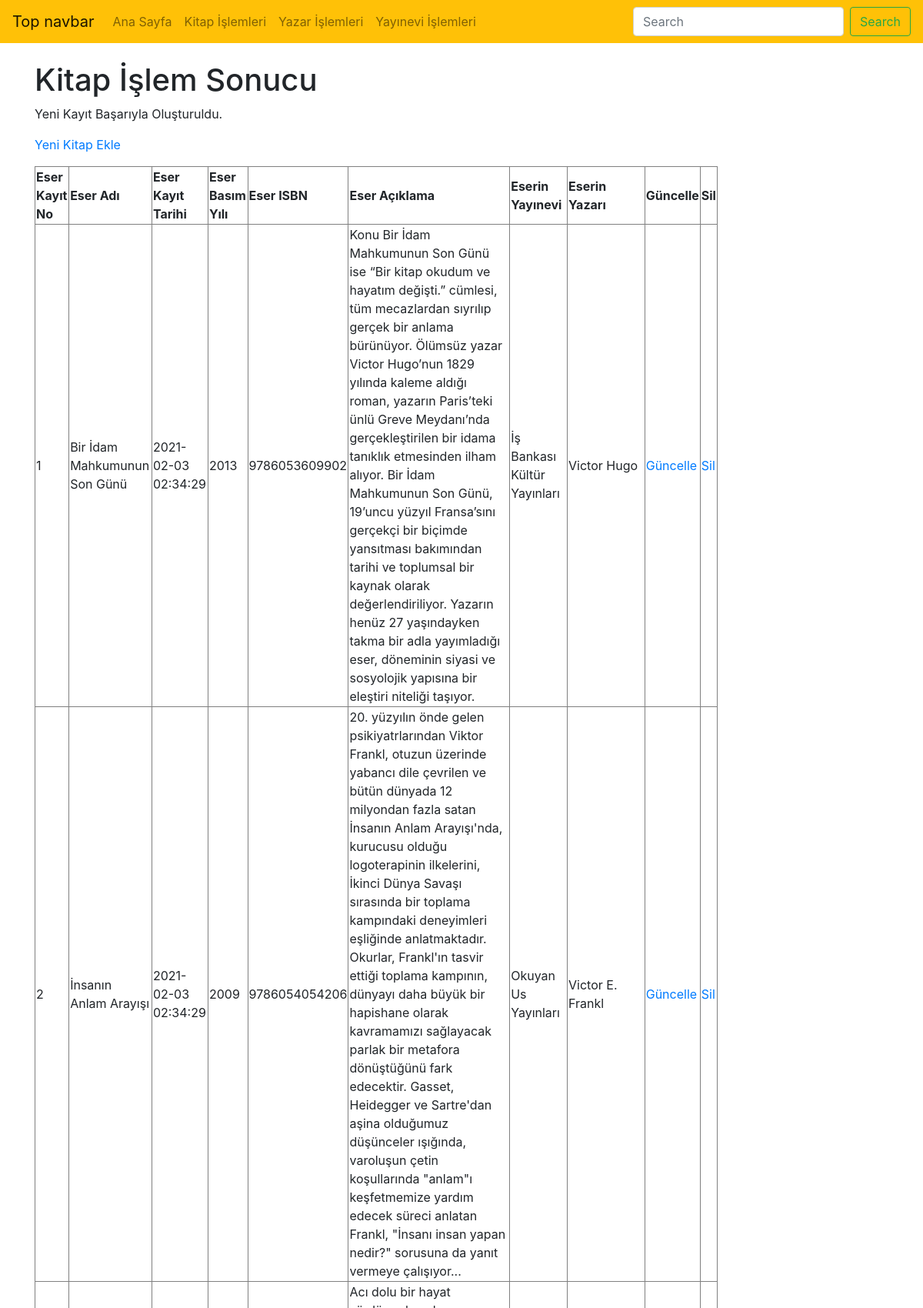
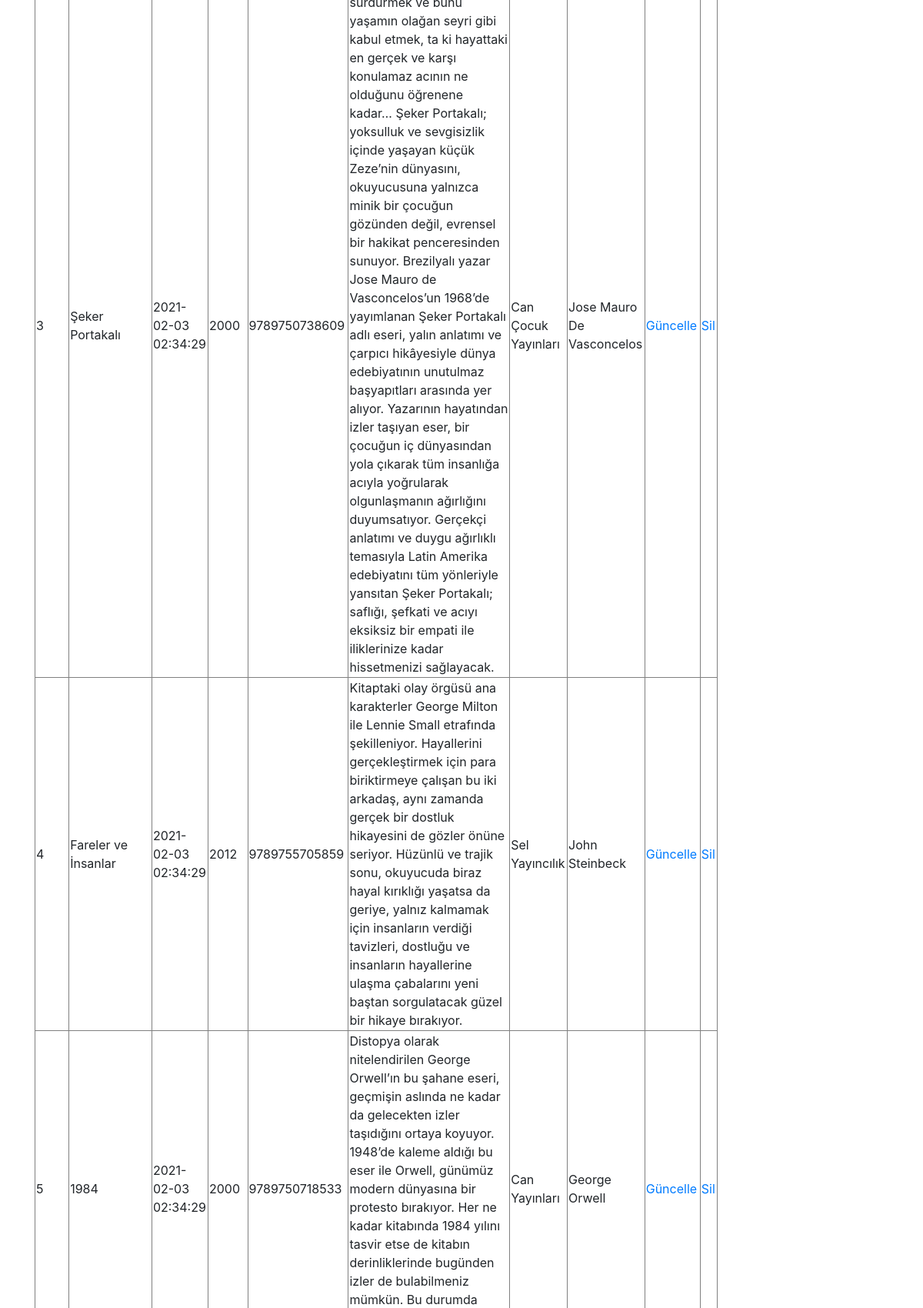
The page /sabinaamrahova_final/kitap_eklendi.php (upper part) on the database its author committed (2 pictures, top to bottom).
### tables this page shows
CREATE TABLE `kitap` (
  `eserKayitNo` int(11) NOT NULL COMMENT 'Eserin Kayıt Numarası',
  `eserKayitTarihi` timestamp NOT NULL DEFAULT current_timestamp() ON UPDATE current_timestamp() COMMENT 'Eserin Kayıt Tarihi',
  `eserAdi` varchar(200) NOT NULL COMMENT 'Eserin Adı',
  `eserBasimYili` year(4) NOT NULL COMMENT 'Eserin Basıldığı Yıl',
  `eserISBN` bigint(11) NOT NULL COMMENT 'Eserin ISBN Bilgisi',
  `yazarNo` int(11) NOT NULL COMMENT 'Yazar Numarası',
  `yayineviNo` int(11) NOT NULL COMMENT 'Yayınevi Numarası',
  `eserAciklama` text NOT NULL COMMENT 'Eserin Açıklaması'
);

CREATE TABLE `yayinevi` (
  `yayineviNo` int(11) NOT NULL COMMENT 'Yayınevi Numarası',
  `yayineviKayitTarihi` timestamp NOT NULL DEFAULT current_timestamp() ON UPDATE current_timestamp() COMMENT 'Yayınevi Kayıt Tarihi',
  `yayineviAdi` varchar(200) NOT NULL COMMENT 'Yayınevinin Adı',
  `yayineviURL` varchar(200) NOT NULL COMMENT 'Yayınevi Web Adresi'
);

### sabinaamrahova_final/kitap_eklendi.php (the view, shortened to what this page needs)
<?php
    require_once("baglanti.php");
    $eserAdi =       mysqli_real_escape_string($baglanti, $_POST['eserAdi']);
    $eserBasimYili = mysqli_real_escape_string($baglanti, $_POST['eserBasimYili']);
    $eserISBN =      mysqli_real_escape_string($baglanti, $_POST['eserISBN']);
    $eserAciklama =  mysqli_real_escape_string($baglanti, $_POST['eserAciklama']);
    $yayineviAdi =    mysqli_real_escape_string($baglanti, $_POST['yayinevi']);
    $AdSoyad =       mysqli_real_escape_string($baglanti, $_POST['yazar']);
    $sorgu = "INSERT INTO kitap (eserAdi, eserBasimYili, eserISBN, eserAciklama, yayineviNo, yazarNo)
            VALUES ('$eserAdi', '$eserBasimYili', '$eserISBN', '$eserAciklama', '$yayineviAdi', '$AdSoyad')";
    if (mysqli_query($baglanti, $sorgu)) {
        $islemSonuc = "Yeni Kayıt Başarıyla Oluşturuldu.";
    } else {
        $islemSonuc = "Hata: " . $sorgu . "<br>" . mysqli_error($baglanti);
    }
    $sorgu2 = mysqli_query($baglanti, "SELECT K.eserKayitNo, K.eserAdi, K.eserKayitTarihi, K.eserBasimYili, K.eserISBN,                                                  k.eserAciklama, Y.yayineviAdi, CONCAT (YZ.yazarAdi, ' ', YZ.yazarSoyadi) AS AdSoyad
                                       FROM kitap K, yayinevi Y, yazar YZ
                                       WHERE K.yayineviNo = Y.yayineviNo AND K.yazarNo = YZ.yazarNo");
?>
<!DOCTYPE html>
<html lang="tr"><head><meta http-equiv="Content-Type" content="text/html; charset=UTF-8">
<link href="bootstrap.min.css" rel="stylesheet">
    <link href="./katalog_files/navbar-top.css" rel="stylesheet">
  </head>
  <body>
    <nav class="navbar navbar-expand-md navbar-light bg-warning mb-4">
  <a class="navbar-brand" href="https://getbootstrap.com/docs/4.4/examples/navbar-static/#">Top navbar</a>
  <div class="collapse navbar-collapse" id="navbarCollapse">
    <ul class="navbar-nav mr-auto">
      <li class="nav-item">
        <a class="nav-link" href="index.php">Ana Sayfa </a>
      </li>
      <li class="nav-item">
        <a class="nav-link" href="kitap.php">Kitap İşlemleri</a>
      </li>
      <li class="nav-item">
        <a class="nav-link" href="yazar.php">Yazar İşlemleri</a>
      </li>
      <li class="nav-item">
        <a class="nav-link" href="yayinevi.php">Yayınevi İşlemleri</a>
      </li>
    </ul>
    <form class="form-inline mt-2 mt-md-0">
      <input class="form-control mr-sm-2" type="text" placeholder="Search" aria-label="Search">
      <button class="btn btn-outline-success my-2 my-sm-0" type="submit">Search</button>
    </form>
  </div>
</nav>
<main role="main" class="container">
<h1>Kitap İşlem Sonucu</h1>
<p><?php echo $islemSonuc; ?></p>
<p><a href="kitap_ekle.php">Yeni Kitap Ekle</a></p>
<?php
echo("<table border=1 width=80%>");
    echo("<tr>");
    echo("<td><b>Eser Kayıt No</b></td>");
    echo("<td><b>Eser Adı</b></td>");
    echo("<td><b>Eser Kayıt Tarihi</b></td>");
    echo("<td><b>Eser Basım Yılı</b></td>");
    echo("<td><b>Eser ISBN</b></td>");
    echo("<td><b>Eser Açıklama</b></td>");
    echo("<td><b>Eserin Yayınevi</b></td>");
    echo("<td><b>Eserin Yazarı</b></td>");
    echo("<td><b>Güncelle</b></td>");
    echo("<td><b>Sil</b></td>");
    echo("</tr>");
while($satir = mysqli_fetch_assoc($sorgu2)){
    echo("<tr>");
    echo("<td>".$satir["eserKayitNo"]."</td>");
    echo("<td>".$satir["eserAdi"]."</td>");
    echo("<td>".$satir["eserKayitTarihi"]."</td>");
    echo("<td>".$satir["eserBasimYili"]."</td>");
    echo("<td>".$satir["eserISBN"]."</td>");
    echo("<td>".$satir["eserAciklama"]."</td>");
    echo("<td>".$satir["yayineviAdi"]."</td>");
    echo("<td>".$satir["AdSoyad"]."</td>");
    echo("<td><a href='guncel_kitap.php?eserKayitNo=".$satir["eserKayitNo"]."'>Güncelle</a></td>");
    echo("<td><a href='sil_kitap.php?eserKayitNo=".$satir["eserKayitNo"]."'>Sil</a></td>");
    echo("</tr>");
            }
echo("</table>");
?>
</main>
</body></html>

### sabinaamrahova_final/navbar-top.css (style rules this page uses)
body { min-height: 75rem; }

### rows shown on the page
kitap: eserKayitNo "1", eserAdi "Bir İdam Mahkumunun Son Günü", eserKayitTarihi "2021-02-03 02:34:29", eserBasimYili "2013", eserISBN "9786053609902", eserAciklama "Konu Bir İdam Mahkumunun Son Günü ise “Bir kitap okudum ve hayatım değişti.” cümlesi, tüm mecazlardan sıyrılıp gerçek bir anlama bürünüyor. Ölümsüz yazar Victor Hugo’nun 1829 yılında kaleme aldığı roman, yazarın Paris’teki ünlü Greve Meydanı’nda gerçekleştirilen bir idama tanıklık etmesinden ilham alıyor. Bir İdam Mahkumunun Son Günü, 19’uncu yüzyıl Fransa’sını gerçekçi bir biçimde yansıtması bakımından tarihi ve toplumsal bir kaynak olarak değerlendiriliyor. Yazarın henüz 27 yaşındayken takma bir adla yayımladığı eser, döneminin siyasi ve sosyolojik yapısına bir eleştiri niteliği taşıyor.", yayinevi.yayineviAdi "İş Bankası Kültür Yayınları", AdSoyad "Victor Hugo"
kitap: eserKayitNo "2", eserAdi "İnsanın Anlam Arayışı", eserKayitTarihi "2021-02-03 02:34:29", eserBasimYili "2009", eserISBN "9786054054206", eserAciklama "20. yüzyılın önde gelen psikiyatrlarından Viktor Frankl, otuzun üzerinde yabancı dile çevrilen ve bütün dünyada 12 milyondan fazla satan İnsanın Anlam Arayışı'nda, kurucusu olduğu logoterapinin ilkelerini, İkinci Dünya Savaşı sırasında bir toplama kampındaki deneyimleri eşliğinde anlatmaktadır. Okurlar, Frankl'ın tasvir ettiği toplama kampının, dünyayı daha büyük bir hapishane olarak kavramamızı sağlayacak parlak bir metafora dönüştüğünü fark edecektir. Gasset, Heidegger ve Sartre'dan aşina olduğumuz düşünceler ışığında, varoluşun çetin koşullarında \"anlam\"ı keşfetmemize yardım edecek süreci anlatan Frankl, \"İnsanı insan yapan nedir?\" sorusuna da yanıt vermeye çalışıyor...", yayinevi.yayineviAdi "Okuyan Us Yayınları", AdSoyad "Victor E. Frankl"
kitap: eserKayitNo "3", eserAdi "Şeker Portakalı", eserKayitTarihi "2021-02-03 02:34:29", eserBasimYili "2000", eserISBN "9789750738609", eserAciklama "Acı dolu bir hayat sürdürmek ve bunu yaşamın olağan seyri gibi kabul etmek, ta ki hayattaki en gerçek ve karşı konulamaz acının ne olduğunu öğrenene kadar… Şeker Portakalı; yoksulluk ve sevgisizlik içinde yaşayan küçük Zeze’nin dünyasını, okuyucusuna yalnızca minik bir çocuğun gözünden değil, evrensel bir hakikat penceresinden sunuyor. Brezilyalı yazar Jose Mauro de Vasconcelos’un 1968’de yayımlanan Şeker Portakalı adlı eseri, yalın anlatımı ve çarpıcı hikâyesiyle dünya edebiyatının unutulmaz başyapıtları arasında yer alıyor. Yazarının hayatından izler taşıyan eser, bir çocuğun iç dünyasından yola çıkarak tüm insanlığa acıyla yoğrularak olgunlaşmanın ağırlığını duyumsatıyor. Gerçekçi…", yayinevi.yayineviAdi "Can Çocuk Yayınları", AdSoyad "Jose Mauro De Vasconcelos"
kitap: eserKayitNo "4", eserAdi "Fareler ve İnsanlar", eserKayitTarihi "2021-02-03 02:34:29", eserBasimYili "2012", eserISBN "9789755705859", eserAciklama "Kitaptaki olay örgüsü ana karakterler George Milton ile Lennie Small etrafında şekilleniyor. Hayallerini gerçekleştirmek için para biriktirmeye çalışan bu iki arkadaş, aynı zamanda gerçek bir dostluk hikayesini de gözler önüne seriyor. Hüzünlü ve trajik sonu, okuyucuda biraz hayal kırıklığı yaşatsa da geriye, yalnız kalmamak için insanların verdiği tavizleri, dostluğu ve insanların hayallerine ulaşma çabalarını yeni baştan sorgulatacak güzel bir hikaye bırakıyor.", yayinevi.yayineviAdi "Sel Yayıncılık", AdSoyad "John Steinbeck"
kitap: eserKayitNo "5", eserAdi "1984", eserKayitTarihi "2021-02-03 02:34:29", eserBasimYili "2000", eserISBN "9789750718533", yayinevi.yayineviAdi "Can Yayınları", AdSoyad "George Orwell"

### other values the page prints
$islemSonuc "Yeni Kayıt Başarıyla Oluşturuldu."
